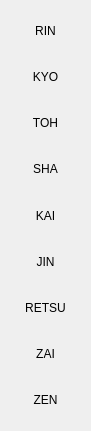
    <widget class="QWidget" name="verticalLayoutWidget">
     <property name="geometry">
      <rect>
       <x>790</x>
       <y>80</y>
       <width>91</width>
       <height>431</height>
      </rect>
     </property>
     <layout class="QVBoxLayout" name="totalprogressLabels">
      <item>
       <widget class="QLabel" name="rintotalLabel">
        <property name="text">
         <string>RIN</string>
        </property>
        <property name="alignment">
         <set>Qt::AlignCenter</set>
        </property>
       </widget>
      </item>
      <item>
       <widget class="QLabel" name="kyototalLabel">
        <property name="text">
         <string>KYO</string>
        </property>
        <property name="alignment">
         <set>Qt::AlignCenter</set>
        </property>
       </widget>
      </item>
      <item>
       <widget class="QLabel" name="tohtotalLabel">
        <property name="text">
         <string>TOH</string>
        </property>
        <property name="alignment">
         <set>Qt::AlignCenter</set>
        </property>
       </widget>
      </item>
      <item>
       <widget class="QLabel" name="shatotalLabel">
        <property name="text">
         <string>SHA</string>
        </property>
        <property name="alignment">
         <set>Qt::AlignCenter</set>
        </property>
       </widget>
      </item>
      <item>
       <widget class="QLabel" name="kaitotalLabel">
        <property name="text">
         <string>KAI</string>
        </property>
        <property name="alignment">
         <set>Qt::AlignCenter</set>
        </property>
       </widget>
      </item>
      <item>
       <widget class="QLabel" name="jintotalLabel">
        <property name="text">
         <string>JIN</string>
        </property>
        <property name="alignment">
         <set>Qt::AlignCenter</set>
        </property>
       </widget>
      </item>
      <item>
       <widget class="QLabel" name="retsutotalLabel">
        <property name="text">
         <string>RETSU</string>
        </property>
        <property name="alignment">
         <set>Qt::AlignCenter</set>
        </property>
       </widget>
      </item>
      <item>
       <widget class="QLabel" name="zaitotalLabel">
        <property name="text">
         <string>ZAI</string>
        </property>
        <property name="alignment">
         <set>Qt::AlignCenter</set>
        </property>
       </widget>
      </item>
      <item>
       <widget class="QLabel" name="zentotalLabel">
        <property name="text">
         <string>ZEN</string>
        </property>
        <property name="alignment">
         <set>Qt::AlignCenter</set>
        </property>
       </widget>
      </item>
     </layout>
    </widget>
